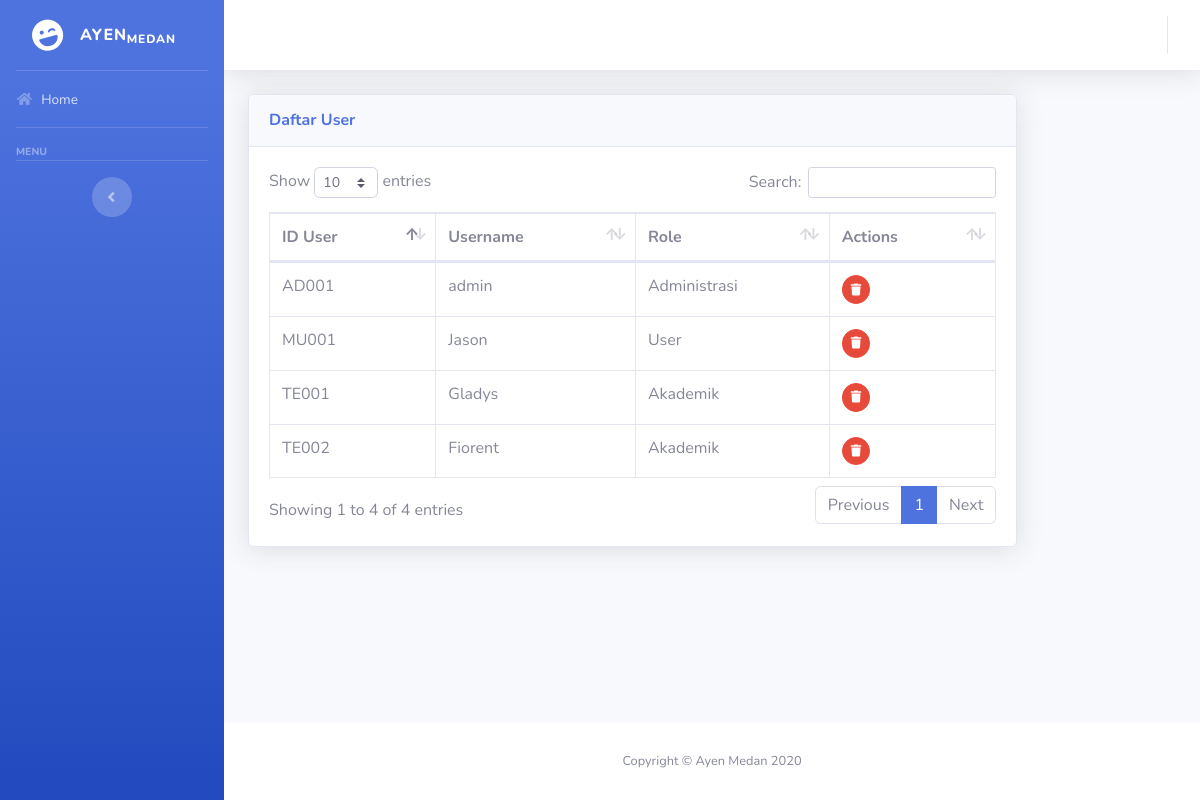
The app's page /daftar-user.php with its own data.
### tables this page shows
CREATE TABLE `user` (
  `idUser` varchar(16) NOT NULL,
  `username` varchar(16) NOT NULL,
  `password` varchar(16) NOT NULL,
  `role` text NOT NULL,
  `jenis` enum('Tentor','Murid','Admin') NOT NULL,
  `idLain` varchar(10) NOT NULL
);

### daftar-user.php (the view, shortened to what this page needs)
<?php
include("koneksi.php");
?>
<html>
    <head>
        <link href="vendor/fontawesome-free/css/all.min.css" rel="stylesheet" type="text/css">
        <link href="css/sb-admin-2.min.css" rel="stylesheet">
		<link href="vendor/datatables/dataTables.bootstrap4.min.css" rel="stylesheet">
    </head>
    <body id="page-top">
    <div id="wrapper">
        <?php include("sidebar.php"); ?>
        <div id="content-wrapper" class="d-flex flex-column">
            <div id="content">
                <nav class="navbar navbar-expand navbar-light bg-white topbar mb-4 static-top shadow">
                    <?php include("topBar.php"); ?>
                </nav>
                <div class="container-fluid">
                    <div class="row">
						<div class="col-xs-12 col-sm-12 col-md-10 col-lg-10">
							<div class="card shadow mb-4">
								<div class="card-header py-3">
									<h6 class="m-0 font-weight-bold text-primary">Daftar User</h6>
								</div>
								<div class="card-body">
									<div class="table-responsive">
										<table class="table table-bordered" id="dataTable" width="100%" cellspacing="0">
											<thead>
												<tr>
													<th>ID User</th>
													<th>Username</th>
													<th>Role</th>
													<th>Actions</th>
												</tr>
											</thead>
											<tbody>
												<?php
												$listDataMurid = mysqli_query($db, "SELECT * FROM `user`");
												if (mysqli_num_rows($listDataMurid) > 0 ) {
													while($data = mysqli_fetch_array($listDataMurid)) {
												?>
												<tr>
													<td><?php echo $data['idUser']; ?></td>
													<td><?php echo $data['username']; ?></td>
													<td><?php echo $data['role']; ?></td>
													<td>
														<a href="delete-user.php?id=<?php echo $data['idUser'];?>" class="btn btn-danger btn-circle btn-sm"><i class="fa fa-trash"></i></a>
													</td>
												</tr>
												<?php
													}
												}
												?>
											</tbody>
										</table>
									</div>
								</div>
							</div>
						</div>
					</div>
				</div>
			</div>
			<footer class="sticky-footer bg-white">
				<div class="container my-auto">
					<div class="copyright text-center my-auto">
						<span>Copyright &copy; Ayen Medan 2020</span>
					</div>
				</div>
			</footer>
		</div>
	</div>
	</body>
</html>

### records on screen
user: idUser "AD001", username "admin", role "Administrasi"
user: idUser "TE001", username "Gladys", role "Akademik"
user: idUser "TE002", username "Fiorent", role "Akademik"
user: idUser "MU001", username "Jason", role "User"
